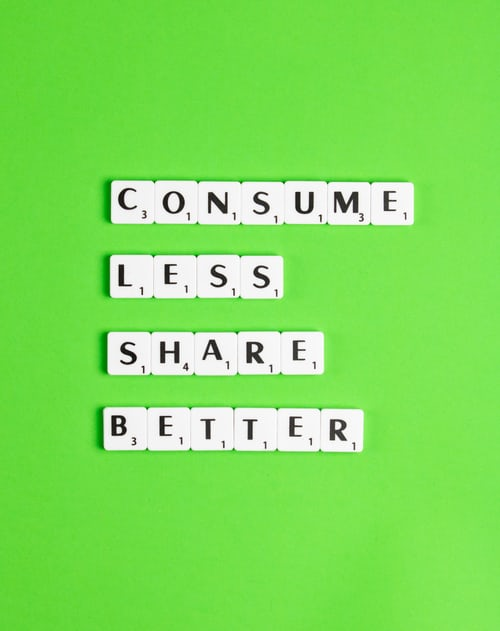
#> input picture CompressImage/data/test.jpg, 500 x 631 px
$ jupyter execute CompressImage.ipynb
#> lines starting #> are read from the running program, lines starting #| are printed output that depends on the picture
[cell 1]
from PIL import Image, ImageDraw, ImageFont
import os

image_path_input = '../data/'
image_path_output = '../data/'
image_name_input = 'test.jpg'

im = Image.open(image_path_input + image_name_input)
#> im is the input picture: PIL image 500x631 RGB; mean R, G, B 125.8, 223.2, 89.1
origin_img = im.copy()
print('Input file size   : ', im.size )
#| Input file size   :  (500, 631)
print('Input file name   : ', image_name_input )
print('Input Image Size  : ', os.path.getsize (image_path_input  + image_name_input))

image_name_output = 'test_compressed.jpeg'

im.save(image_path_output + image_name_output ,optimize=True,quality=50)

print('Output file size  : ', im.size )
#| Output file size  :  (500, 631)
print('Output file name  : ', image_name_output)
print('Output Image Size : ', os.path.getsize (image_path_output + image_name_output))

[cell 2]
import matplotlib.pyplot as plt
import numpy as np
import cv2

origin_img = cv2.imread("../data/test.jpg")
compressed_img = cv2.imread("../data/test_compressed.jpeg")

plt.rcParams["figure.figsize"] = (9, 9)
plt.subplot(121),plt.imshow(cv2.cvtColor(origin_img, cv2.COLOR_BGR2RGB)),plt.title('Original Image')
plt.subplot(122),plt.imshow(cv2.cvtColor(compressed_img, cv2.COLOR_BGR2RGB)),plt.title('Compressed Image')
plt.show()
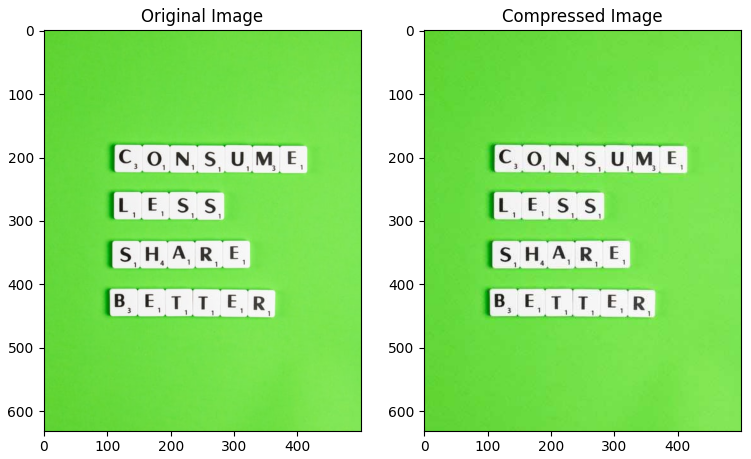
#> figure drawn by matplotlib, 2 panels
